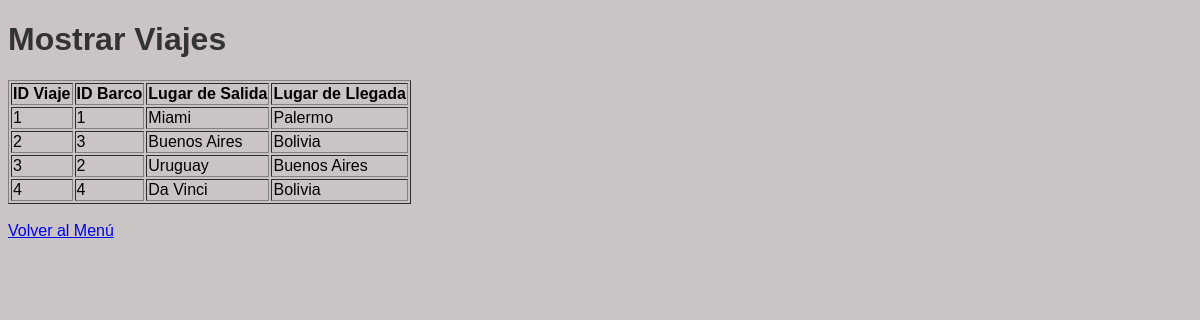
/mostrar_viajes, run on an earlier commit of the app's database.
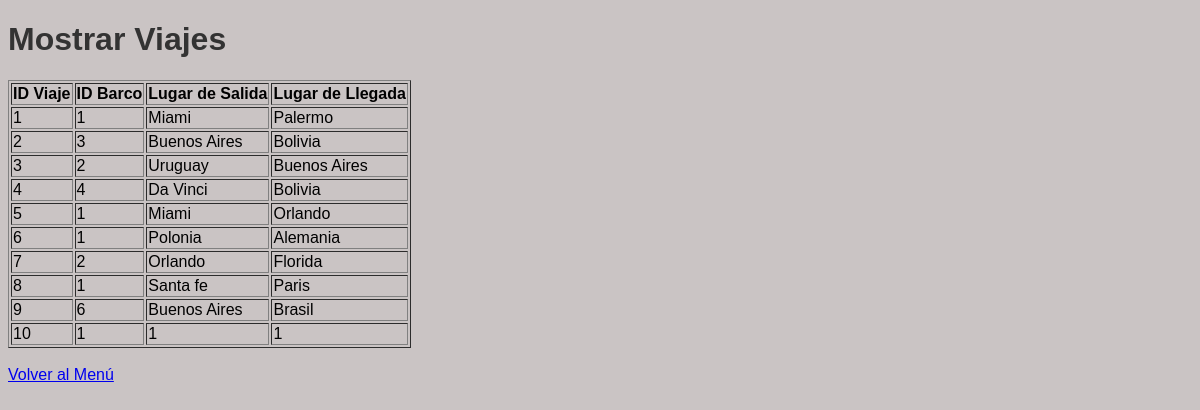
And on a later commit of the database.
### tables this page shows
CREATE TABLE VIAJE(
              id INTEGER PRIMARY KEY AUTOINCREMENT,
              barco_id INTEGER,
              cargamento_id INTEGER,
              lugar_salida VARCHAR(45),
              lugar_llegada VARCHAR(45),
              FOREIGN KEY (barco_id) REFERENCES BARCO(id),
              FOREIGN KEY (cargamento_id) REFERENCES CARGAMENTO(id)
          );

### main.py (the view)
@app.route('/mostrar_viajes')
def mostrar_viajes():
  viaje = Viaje("mi_basede_datos.db", None, None, None)
  viajes = viaje.mostrar_viaje()
  return render_template('mostrar_viajes.html', viajes=viajes)

### Conexion.py (called while the page is built)
    def IniciarBD(self):
        self.conexion = sqlite3.connect(self.nombreBD)
        self.cursor = self.conexion.cursor()

### Viaje.py (called while the page is built)
  def IniciarBD(self):
    self.conexion = Conexion(self.nombreBD)
    self.cursor = self.conexion.cursor

  def mostrar_viaje(self):
    self.cursor.execute("SELECT * FROM VIAJE")
    viaje = self.cursor.fetchall()
    return viaje

### templates/mostrar_viajes.html (shortened to what this page needs)
<!DOCTYPE html>
<html>
<head>
    <link rel="stylesheet" href="{{ url_for('static', filename='styles.css') }}">
</head>
<body>
    <h1>Mostrar Viajes</h1>
    <table border="1">
        <tr>
            <th>ID Viaje</th>
            <th>ID Barco</th>
            <th>Lugar de Salida</th>
            <th>Lugar de Llegada</th>
        </tr>
        {% for viaje in viajes %}
            <tr>
                <td>{{ viaje[0] }}</td>
                <td>{{ viaje[1] }}</td>
                <td>{{ viaje[3] }}</td>
                <td>{{ viaje[4] }}</td>
            </tr>
        {% endfor %}
    </table>
    <br>
    <a href="#" onclick="navegar('{{ url_for('menu') }}', 'Volver al Menú')">Volver al Menú</a>
</body>
</html>

### static/styles.css (style rules this page uses)
body { font-family: Arial, sans-serif; background-color: #cac4c4; height:10000; }
h1 { color: #333; }

What changed in the data, as far as the page shows it:
added VIAJE: id "5", barco "1", lugar_salida "Miami", lugar_llegada "Orlando"
added VIAJE: id "6", barco "1", lugar_salida "Polonia", lugar_llegada "Alemania"
added VIAJE: id "7", barco "2", lugar_salida "Orlando", lugar_llegada "Florida"
added VIAJE: id "8", barco "1", lugar_salida "Santa fe", lugar_llegada "Paris"
added VIAJE: id "9", barco "6", lugar_salida "Buenos Aires", lugar_llegada "Brasil"
added VIAJE: id "10", barco "1", lugar_salida "1", lugar_llegada "1"
